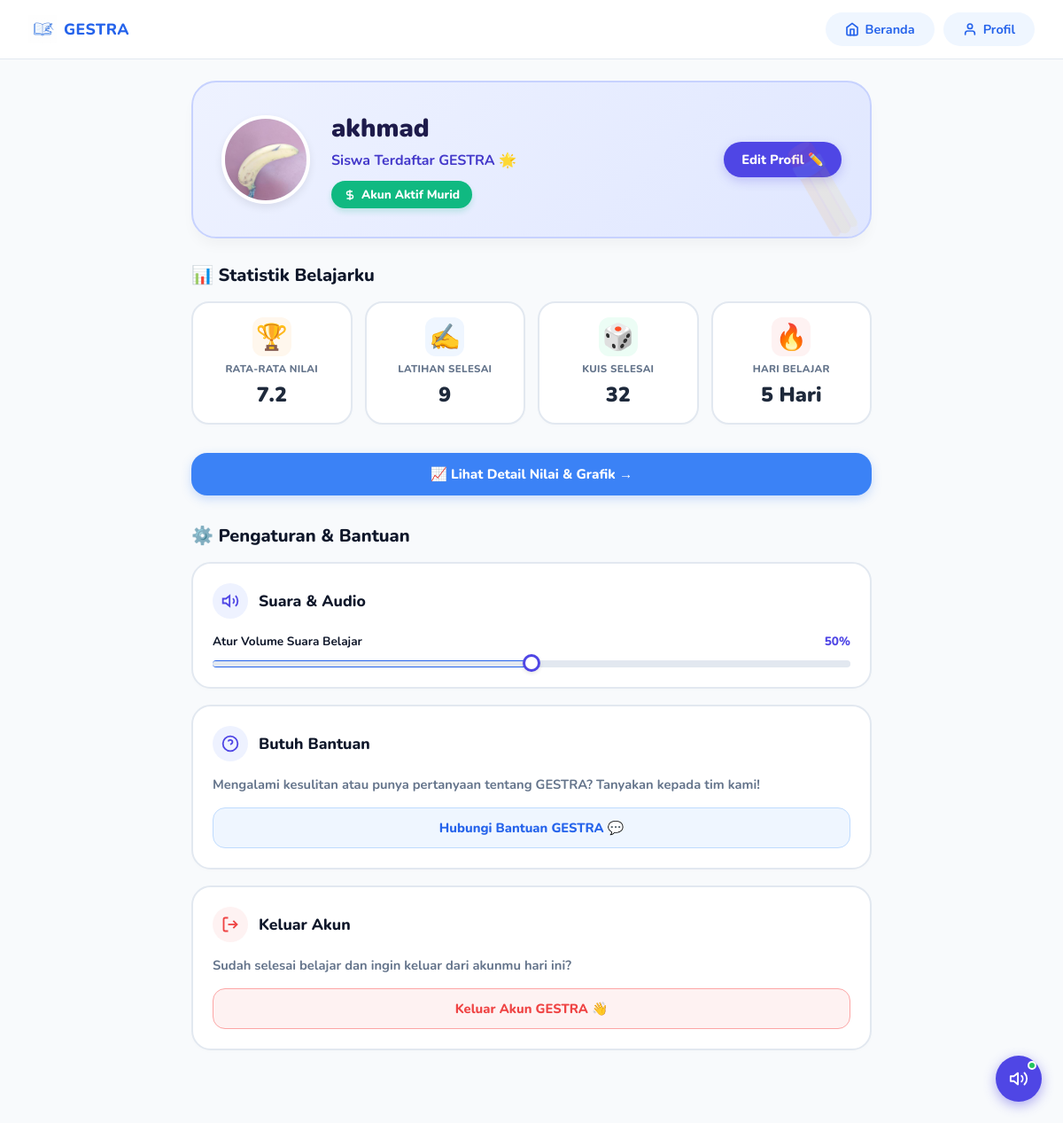
Screenshot of /profile (signed in) with the database file from the repository.
### app/models/user.py (models this page shows)
class User(Base):
    __tablename__ = "users"
    id = Column(Integer, primary_key=True, index=True)
    nama = Column(String, index=True)
    email = Column(String, unique=True, index=True)
    password = Column(String)
    role = Column(String, default="murid") # "murid" or "guru"
    foto_profil = Column(String, default="/static/assets/images/mascot.png")

### app/routes/profil.py (the view)
@router.get("/profil", response_class=HTMLResponse)
@router.get("/profile", response_class=HTMLResponse)
async def profil(request: Request, db: Session = Depends(get_db)):
    user = get_current_user(request, db)
    if not user:
        return RedirectResponse(url="/login")
    ensure_foto_profil_column(db)
    from app.services.latihan import get_all_jawaban_by_siswa
    from app.models.quiz import QuizSession
    riwayat_list = get_all_jawaban_by_siswa(db, user.id)
    quiz_sessions = db.query(QuizSession).filter(QuizSession.siswa_id == user.id).all()
    total_latihan = len(riwayat_list)
    total_kuis = len(quiz_sessions)
    total_aktivitas = total_latihan + total_kuis
    sum_nilai = sum([r.nilai for r in riwayat_list]) + sum([q.skor_akhir for q in quiz_sessions])
    rata_rata = round(sum_nilai / total_aktivitas, 1) if total_aktivitas > 0 else 0
    unique_dates = set()
    for r in riwayat_list:
        if r.dikumpulkan_pada:
            unique_dates.add(r.dikumpulkan_pada.date())
    for q in quiz_sessions:
        if q.waktu_mulai:
            unique_dates.add(q.waktu_mulai.date())
    streak = len(unique_dates)
    stats = {
        "total_latihan": total_latihan,
        "total_kuis": total_kuis,
        "total_aktivitas": total_aktivitas,
        "rata_rata": rata_rata,
        "streak": streak
    }
    return templates.TemplateResponse(
        request,
        "profil.html",
        {
            "user": user,
            "stats": stats
        }
    )

### app/templates/profil.html (shortened to what this page needs)
{% extends "layout.html" %}
{% block extra_css %}
<link rel="stylesheet" href="{{ url_for('static', path='css/profil.css') }}" />
{% endblock %}
{% block content %}
<main class="page-wrapper">
  <div class="profile-header">
    <div class="profile-avatar-wrapper" onclick="window.location.href='/edit-profile'" style="cursor: pointer;">
      <img src="{% if user.foto_profil %}{{ user.foto_profil }}{% else %}{{ url_for('static', path='assets/images/mascot.png') }}?v=2{% endif %}" alt="Foto Profil" class="profile-avatar" />
    </div>
    <div class="profile-info">
      <h2>{{ user.nama }}</h2>
      <p>Siswa Terdaftar GESTRA 🌟</p>
      <div class="level-badge">
        <svg viewBox="0 0 24 24" fill="none" stroke="currentColor" stroke-width="2.5" width="14" height="14">
          <path d="M12 2v20M17 5H9.5a3.5 3.5 0 0 0 0 7h5a3.5 3.5 0 0 1 0 7H6"/>
        </svg>
        <span>Akun Aktif Murid</span>
      </div>
    </div>
    <a href="/edit-profile" class="btn-edit-profile-header">Edit Profil ✏️</a>
  </div>
  <div class="profile-stats-section">
    <div style="display: flex; justify-content: space-between; align-items: center; margin-bottom: 16px;">
      <h3 class="section-title" style="margin-bottom: 0;">📊 Statistik Belajarku</h3>
    </div>
    <div class="profile-stats-grid">
      <div class="profile-stat-card">
        <span class="profile-stat-icon" style="background: #FFF7ED;">🏆</span>
        <span class="profile-stat-label">Rata-Rata Nilai</span>
        <span class="profile-stat-value" id="stat-avg">{{ stats.rata_rata }}</span>
      </div>
      <div class="profile-stat-card">
        <span class="profile-stat-icon" style="background: #EFF6FF;">✍️</span>
        <span class="profile-stat-label">Latihan Selesai</span>
        <span class="profile-stat-value" id="stat-latihan">{{ stats.total_latihan }}</span>
      </div>
      <div class="profile-stat-card">
        <span class="profile-stat-icon" style="background: #ECFDF5;">🎲</span>
        <span class="profile-stat-label">Kuis Selesai</span>
        <span class="profile-stat-value" id="stat-kuis">{{ stats.total_kuis }}</span>
      </div>
      <div class="profile-stat-card">
        <span class="profile-stat-icon" style="background: #FEF2F2;">🔥</span>
        <span class="profile-stat-label">Hari Belajar</span>
        <span class="profile-stat-value" id="stat-streak">{{ stats.streak }} Hari</span>
      </div>
    </div>
  </div>
  <div class="profile-action-row">
    <a href="/murid/riwayat-nilai" class="profile-action-btn profile-action-btn-primary">
      📈 Lihat Detail Nilai & Grafik →
    </a>
  </div>
  <h3 class="section-title" style="margin-bottom: 16px;">⚙️ Pengaturan & Bantuan</h3>
  <div class="settings-card">
    <div class="settings-header">
      <div class="settings-icon">
        <svg viewBox="0 0 24 24" fill="none" stroke="currentColor" stroke-width="2.2" width="20" height="20">
          <polygon points="11 5 6 9 2 9 2 15 6 15 11 19 11 5"/>
          <path d="M19.07 4.93a10 10 0 0 1 0 14.14"/>
          <path d="M15.54 8.46a5 5 0 0 1 0 7.07"/>
        </svg>
      </div>
      <h3>Suara & Audio</h3>
    </div>
    <div class="slider-container">
      <div class="slider-header">
        <span>Atur Volume Suara Belajar</span>
        <span id="volume-val" style="color: #4F46E5; font-weight: 800;">50%</span>
      </div>
      <input type="range" id="volume-slider" min="0" max="100" value="50" oninput="updateVolume(this.value)" style="width: 100%;">
    </div>
  </div>
  <div class="settings-card">
    <div class="settings-header">
      <div class="settings-icon">
        <svg viewBox="0 0 24 24" fill="none" stroke="currentColor" stroke-width="2.2" width="20" height="20">
          <circle cx="12" cy="12" r="10"/>
          <path d="M9.09 9a3 3 0 0 1 5.83 1c0 2-3 3-3 3"/>
          <line x1="12" y1="17" x2="12.01" y2="17"/>
        </svg>
      </div>
      <h3>Butuh Bantuan</h3>
    </div>
    <p>Mengalami kesulitan atau punya pertanyaan tentang GESTRA? Tanyakan kepada tim kami!</p>
    <button class="btn-setting btn-setting-blue" onclick="alert('Layanan bantuan akan segera menghubungimu lewat Whatsapp/Email! 📞✨')">
      Hubungi Bantuan GESTRA 💬
    </button>
  </div>
  <div class="settings-card">
    <div class="settings-header">
      <div class="settings-icon" style="color: #EF4444; background: #FEF2F2;">
        <svg viewBox="0 0 24 24" fill="none" stroke="currentColor" stroke-width="2.2" width="20" height="20">
          <path d="M9 21H5a2 2 0 0 1-2-2V5a2 2 0 0 1 2-2h4"/>
          <polyline points="16 17 21 12 16 7"/>
          <line x1="21" y1="12" x2="9" y2="12"/>
        </svg>
      </div>
      <h3>Keluar Akun</h3>
    </div>
    <p>Sudah selesai belajar dan ingin keluar dari akunmu hari ini?</p>
    <button class="btn-setting btn-setting-red" onclick="window.location.href='/logout'">
      Keluar Akun GESTRA 👋
    </button>
  </div>
</main>
{% endblock %}

### app/static/css/global.css (style rules this page uses)
:root { --blue-50: #EFF6FF; --blue-100: #DBEAFE; --blue-200: #BFDBFE; --blue-300: #93C5FD; --blue-400: #60A5FA; --blue-500: #3B82F6; --blue-600: #2563EB; --blue-700: #1D4ED8; --blue-800: #1E40AF; --gray-50: #F8FAFC; --gray-100: #F1F5F9; --gray-200: #E2E8F0; --gray-300: #CBD5E1; --gray-400: #94A3B8; --gray-500: #64748B; --gray-700: #334155; --gray-900: #0F172A; --white: #FFFFFF; --radius-sm: 8px; --radius-md: 14px; --radius-lg: 20px; --radius-xl: 28px; --shadow-sm: 0 1px 3px rgba(0, 0, 0, .08), 0 1px 2px rgba(0, 0, 0, .06); --shadow-md: 0 4px 16px rgba(37, 99, 235, .10); --shadow-lg: 0 8px 32px rgba(37, 99, 235, .14); --transition: all .22s ease; --font: 'Nunito', sans-serif; }
*, *::before, *::after { box-sizing: border-box; margin: 0; padding: 0; }
html { scroll-behavior: smooth; }
body { font-family: var(--font); background-color: var(--gray-50); color: var(--gray-900); min-height: 100vh; -webkit-font-smoothing: antialiased; }
img { max-width: 100%; display: block; }
a { text-decoration: none; color: inherit; }
button { cursor: pointer; font-family: var(--font); border: none; outline: none; }
input { font-family: var(--font); outline: none; border: none; }
.page-wrapper { max-width: 900px; margin: 0 auto; padding: 28px 20px 60px; }
.page-wrapper { padding-top: 24px !important; }

### app/static/css/profil.css (style rules this page uses)
.profile-header { display: flex; align-items: center; gap: 24px; background: var(--white); border-radius: var(--radius-lg); border: 1.5px solid var(--gray-200); padding: 32px; margin-bottom: 32px; box-shadow: var(--shadow-sm); animation: fadeUp .4s ease both; }
.profile-avatar-wrapper { display: flex; flex-direction: column; align-items: center; gap: 12px; }
.profile-avatar { width: 100px; height: 100px; border-radius: 50%; object-fit: cover; border: 4px solid var(--blue-100); }
.profile-info { flex: 1; }
.profile-info h2 { font-size: 1.6rem; font-weight: 800; color: var(--gray-900); margin-bottom: 6px; }
.profile-info p { font-size: 1rem; color: var(--gray-600); margin-bottom: 12px; }
.level-badge { display: inline-flex; align-items: center; gap: 6px; background: var(--blue-100); color: var(--blue-600); padding: 6px 14px; border-radius: 50px; font-size: .85rem; font-weight: 800; }
.section-title { font-size: 1.25rem; font-weight: 800; color: var(--gray-900); margin-bottom: 16px; }
.settings-card { background: var(--white); border-radius: var(--radius-lg); border: 1.5px solid var(--gray-200); padding: 24px; margin-bottom: 20px; box-shadow: var(--shadow-sm); animation: fadeUp .7s ease both; }
.settings-header { display: flex; align-items: center; gap: 12px; margin-bottom: 16px; }
.settings-icon { width: 36px; height: 36px; background: var(--blue-50); color: var(--blue-600); border-radius: 50%; display: flex; align-items: center; justify-content: center; }
.settings-header h3 { font-size: 1.1rem; font-weight: 800; color: var(--gray-900); }
.settings-card > p { font-size: .9rem; color: var(--gray-600); margin-bottom: 16px; }
.slider-container { display: flex; flex-direction: column; gap: 12px; }
.slider-header { display: flex; justify-content: space-between; font-size: .85rem; font-weight: 700; color: var(--gray-600); }
input[type=range] { -webkit-appearance: none; width: 100%; background: transparent; }
.btn-setting { width: 100%; padding: 14px; background: var(--blue-50); color: var(--gray-700); border: none; border-radius: var(--radius-sm); font-size: .95rem; font-weight: 800; cursor: pointer; transition: var(--transition); }

### rows the page displays
User: foto_profil (picture), nama "akhmad"

### other values shown
{{ stats.rata_rata }} "7.2"
{{ stats.total_latihan }} "9"
{{ stats.total_kuis }} "32"
{{ stats.streak }} "5"
